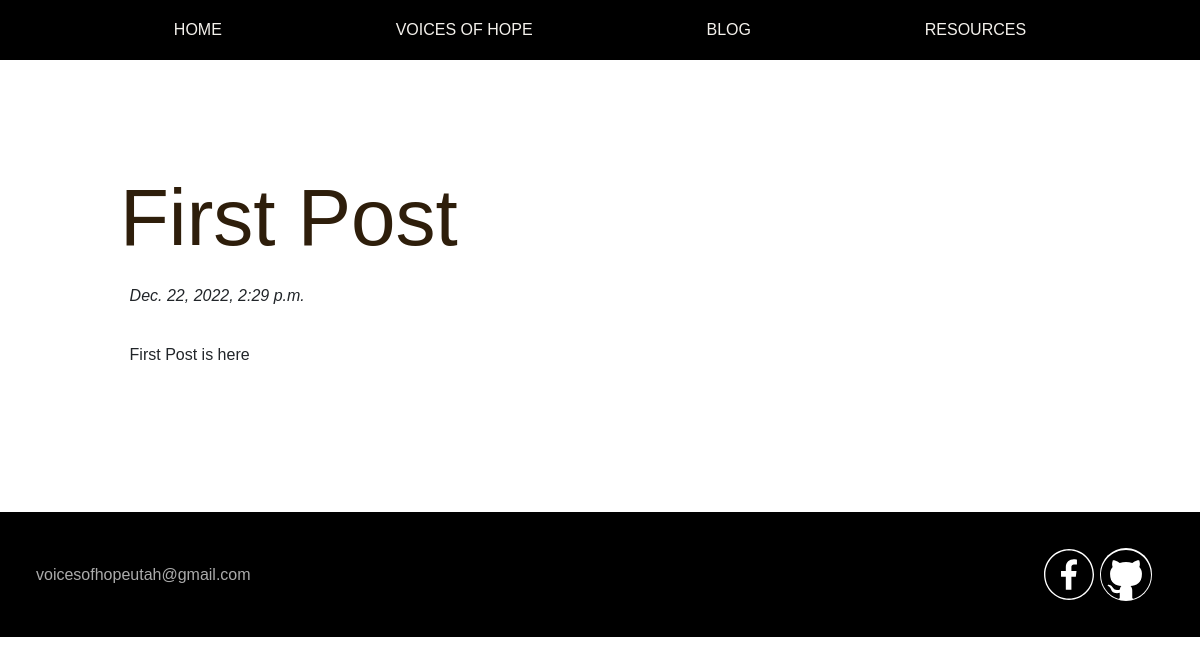
Page /blog/1/ on the committed database.
### core/models.py (models this page shows, shortened)
class Post(models.Model):
    title = models.CharField(max_length=20)
    post = models.TextField(null=False)
    time = models.DateTimeField(default=datetime.datetime.now())
    class Meta:
        verbose_name = 'Post'

### core/views.py (the view)
# urls.py: path('blog', views.blog, name='blog'),
def blog(request, post_id=None):
    template = f"{template_path}/blog"
    if not post_id:
        template = f'{template}/blog.html'
        data = {"title": "Posts", "posts": Post.objects.all()}
        return render(request, template, context=data)
    else:
        template = f'{template}/post.html'
        post = Post.objects.get(id=post_id)
        data = {"title": post.title, "post": post}
        return render(request, template, context=data)

### templates/pages/blog/post.html
{% extends "base.html" %}
{% block content %}
<div id="post_view">
    <h1 class="title color">{{ post.title }}</h1>
    <p class="post-time">{{ post.time }}</p>
    <p>{{ post.post }}</p>
</div>
{% endblock %}

### static/css/posts.css (style rules this page uses)
.post-time { font-style: italic; }
#post_view { padding: 10%; }
#post_view h1 { padding: 0; }
#post_view p { padding: 1%; }

### static/css/style.css (style rules this page uses)
body { font-family: "Cinzel", sans-serif; }
.title { font-size: 80px; padding: 3%; }
h1 { font-size: x-large; }
p { font-size: 16px; }
.color { color: #2e1e0b; }

### rows in the picture
Post: title "First Post", time "Dec. 22, 2022, 2:29 p.m.", post "First Post is here"
